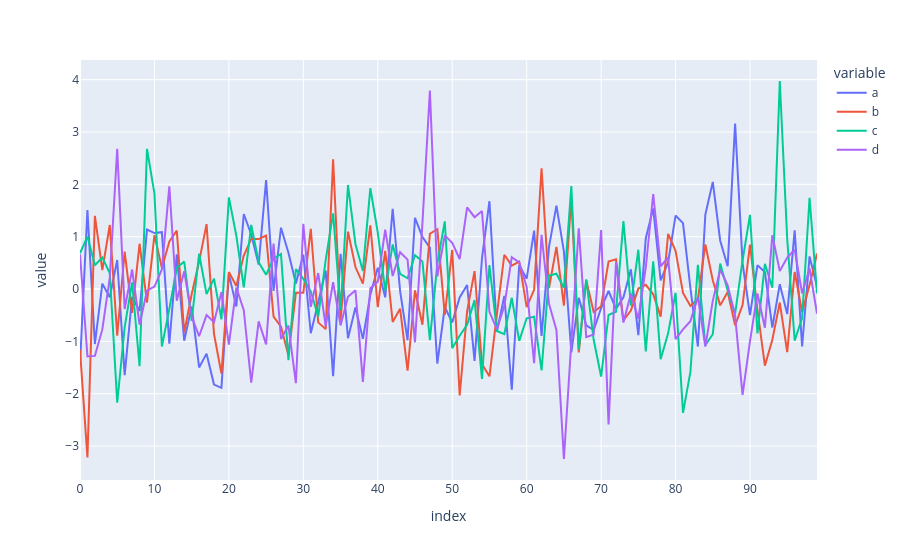

The code cell stored with this chart in its notebook:
### Code cell
import plotly.express as px
# Instead of df.iplot(kind='bar')
fig = px.line(dataframe )

fig.show()
